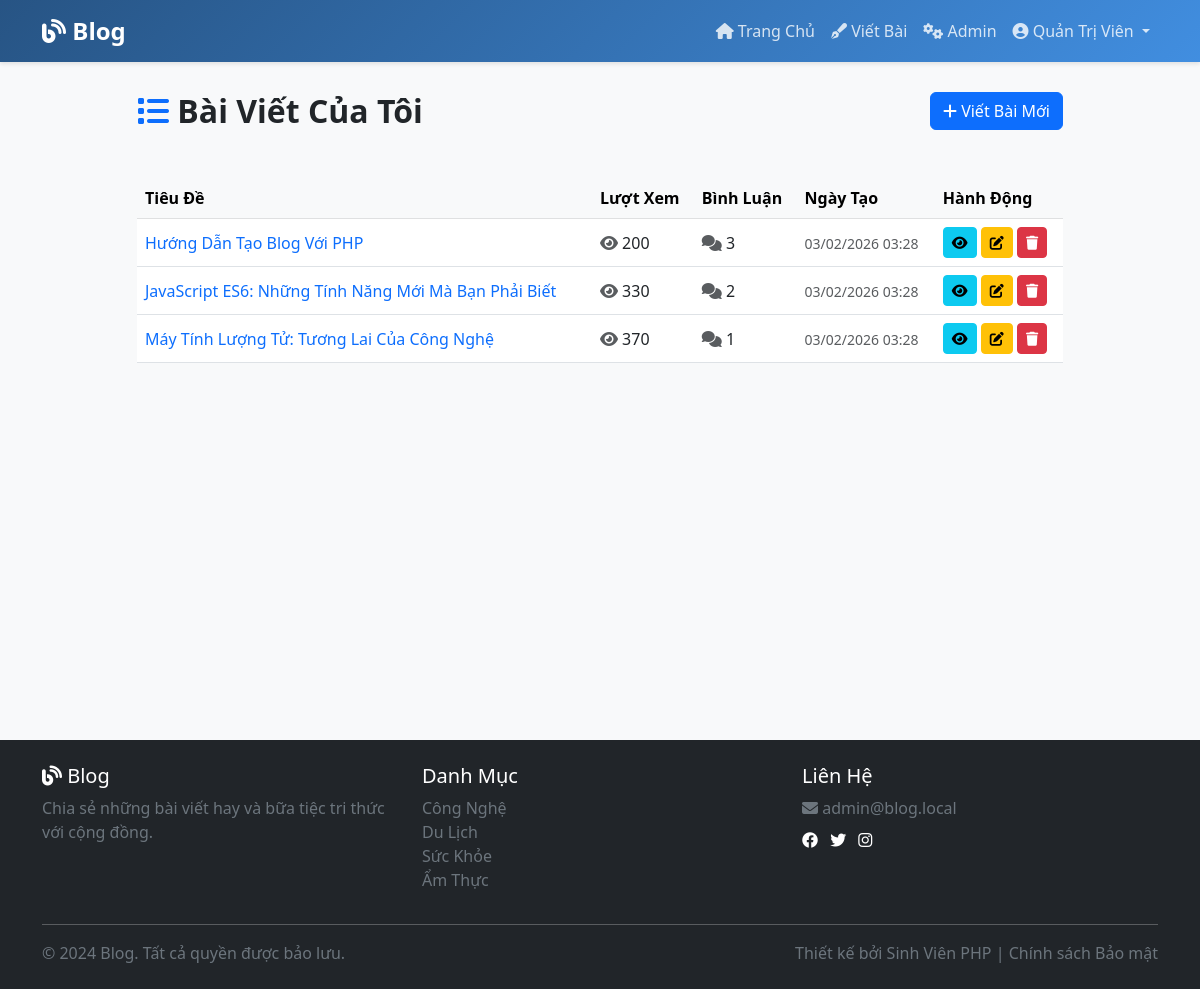
Page /my-posts.php (signed in) on the committed database.
### tables this page shows
CREATE TABLE posts (
    id INT PRIMARY KEY AUTO_INCREMENT,
    title VARCHAR(255) NOT NULL,
    slug VARCHAR(255) UNIQUE NOT NULL,
    excerpt TEXT,
    content LONGTEXT NOT NULL,
    user_id INT NOT NULL,
    category_id INT,
    tags VARCHAR(255),
    views INT DEFAULT 0,
    created_at TIMESTAMP DEFAULT CURRENT_TIMESTAMP,
    updated_at TIMESTAMP DEFAULT CURRENT_TIMESTAMP ON UPDATE CURRENT_TIMESTAMP,
    FOREIGN KEY (user_id) REFERENCES users(id) ON DELETE CASCADE,
    FOREIGN KEY (category_id) REFERENCES categories(id) ON DELETE SET NULL,
    INDEX idx_user (user_id),
    INDEX idx_category (category_id),
    INDEX idx_slug (slug),
    INDEX idx_created (created_at)
);

### includes/database.php (called while the page is built, shortened)
<?php
class Database {
    private $pdo;
    public function __construct() {
        try {
            $dsn = 'mysql:host=' . DB_HOST . ';dbname=' . DB_NAME . ';charset=utf8mb4';
            $this->pdo = new PDO($dsn, DB_USER, DB_PASS, [
                PDO::ATTR_ERRMODE => PDO::ERRMODE_EXCEPTION,
                PDO::ATTR_DEFAULT_FETCH_MODE => PDO::FETCH_ASSOC,
                PDO::ATTR_EMULATE_PREPARES => false,
            ]);
        } catch (PDOException $e) {
            die('Kết nối database thất bại: ' . $e->getMessage());
        }
    }
    public function query($sql, $params = []) {
        $stmt = $this->pdo->prepare($sql);
        $stmt->execute($params);
        return $stmt;
    }
    public function fetchAll($sql, $params = []) {
        $stmt = $this->query($sql, $params);
        return $stmt->fetchAll();
    }
    public function fetchColumn($sql, $params = []) {
        $stmt = $this->query($sql, $params);
        return $stmt->fetchColumn();
    }
}
$db = new Database();

### includes/functions.php (called while the page is built, shortened)
<?php
require_once __DIR__ . '/database.php';
function escape($text) {
    return htmlspecialchars((string)$text, ENT_QUOTES, 'UTF-8');
}
function getPaginationInfo($currentPage, $totalItems, $itemsPerPage) {
    $totalPages = ceil($totalItems / $itemsPerPage);
    $offset = ($currentPage - 1) * $itemsPerPage;
    return [
        'currentPage' => $currentPage,
        'totalPages' => $totalPages,
        'offset' => $offset,
        'limit' => $itemsPerPage,
        'totalItems' => $totalItems,
    ];
}
function formatDate($date, $format = 'd/m/Y H:i') {
    return date($format, strtotime($date));
}

### my-posts.php (the view, shortened to what this page needs)
<?php
require_once __DIR__ . '/includes/database.php';
require_once __DIR__ . '/includes/functions.php';
$currentPage = isset($_GET['page']) ? max(1, (int)$_GET['page']) : 1;
$totalPosts = $db->fetchColumn('SELECT COUNT(*) FROM posts WHERE user_id = ?', [$_SESSION['user_id']]);
$pageInfo = getPaginationInfo($currentPage, $totalPosts, POSTS_PER_PAGE);
$posts = $db->fetchAll(
    'SELECT p.*, (SELECT COUNT(*) FROM comments WHERE post_id = p.id) as comment_count
     FROM posts p
     WHERE p.user_id = ?
     ORDER BY p.created_at DESC
     LIMIT ? OFFSET ?',
    [$_SESSION['user_id'], $pageInfo['limit'], $pageInfo['offset']]
);
require_once __DIR__ . '/includes/header.php';
?>
<div class="row justify-content-center">
    <div class="col-lg-10">
        <div class="d-flex justify-content-between align-items-center mb-5">
            <h2 class="fw-bold mb-0">
                <i class="fas fa-list text-primary"></i> Bài Viết Của Tôi
            </h2>
            <a href="create-post.php" class="btn btn-primary">
                <i class="fas fa-plus"></i> Viết Bài Mới
            </a>
        </div>
        <?php if (empty($posts)): ?>
            <div class="alert alert-info">
                <i class="fas fa-info-circle"></i> Bạn chưa viết bài viết nào.
                <a href="create-post.php" class="alert-link">Viết bài đầu tiên ngay</a>
            </div>
        <?php else: ?>
            <div class="table-responsive">
                <table class="table table-hover align-middle">
                    <thead class="table-light">
                        <tr>
                            <th>Tiêu Đề</th>
                            <th>Lượt Xem</th>
                            <th>Bình Luận</th>
                            <th>Ngày Tạo</th>
                            <th>Hành Động</th>
                        </tr>
                    </thead>
                    <tbody>
                        <?php foreach ($posts as $post): ?>
                            <tr>
                                <td>
                                    <a href="post.php?id=<?php echo $post['id']; ?>" class="text-decoration-none fw-500">
                                        <?php echo escape($post['title']); ?>
                                    </a>
                                </td>
                                <td>
                                    <i class="fas fa-eye text-muted"></i> <?php echo $post['views']; ?>
                                </td>
                                <td>
                                    <i class="fas fa-comments text-muted"></i> <?php echo $post['comment_count']; ?>
                                </td>
                                <td>
                                    <small class="text-muted"><?php echo formatDate($post['created_at'], 'd/m/Y H:i'); ?></small>
                                </td>
                                <td>
                                    <a href="post.php?id=<?php echo $post['id']; ?>" class="btn btn-sm btn-info" title="Xem">
                                        <i class="fas fa-eye"></i>
                                    </a>
                                    <a href="edit-post.php?id=<?php echo $post['id']; ?>" class="btn btn-sm btn-warning" title="Chỉnh sửa">
                                        <i class="fas fa-edit"></i>
                                    </a>
                                    <a href="delete-post.php?id=<?php echo $post['id']; ?>" class="btn btn-sm btn-danger"
                                       onclick="return confirm('Bạn chắc chắn muốn xóa bài viết này?');" title="Xóa">
                                        <i class="fas fa-trash"></i>
                                    </a>
                                </td>
                            </tr>
                        <?php endforeach; ?>
                    </tbody>
                </table>
            </div>
        <?php endif; ?>
    </div>
</div>
<?php require_once __DIR__ . '/includes/footer.php'; ?>

### includes/header.php (style rules this page uses)
:root { --primary-color: #3a89dd; --secondary-color: #6c757d; }
body { background-color: #f8f9fa; font-family: 'Segoe UI', Tahoma, Geneva, Verdana, sans-serif; }

### rows in the picture
posts: title "Hướng Dẫn Tạo Blog Với PHP", views "200", comment_count "3", created_at "03/02/2026 03:28"
posts: title "JavaScript ES6: Những Tính Năng Mới Mà Bạn Phải Biết", views "330", comment_count "2", created_at "03/02/2026 03:28"
posts: title "Máy Tính Lượng Tử: Tương Lai Của Công Nghệ", views "370", comment_count "1", created_at "03/02/2026 03:28"

### other values in the picture
SITE_NAME "Blog"
$_SESSION['fullname'] "Quản Trị Viên"
CONTACT_EMAIL "admin@blog.local"
